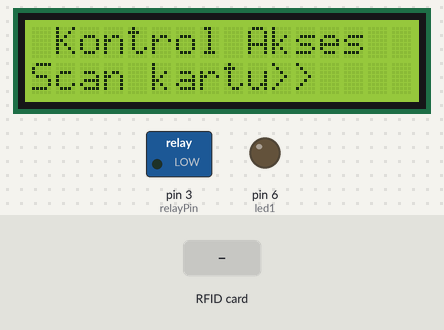
Bench run of a sketch on a simulated Arduino Uno, built with avr-gcc and run on an emulated ATmega328P. Shown: 16×2 character LCD, switched loads named in the sketch (green lamp = pin HIGH), output pins drawn as LEDs (lit = HIGH). The inputs (shaded band) are chosen by the test bench. Pins used as bus, display or sensor lines are not drawn.

Above: at 1.3 s.
1.4 s: RFID card 5E 7A 19 C4 held to the reader
At 2.1 s:
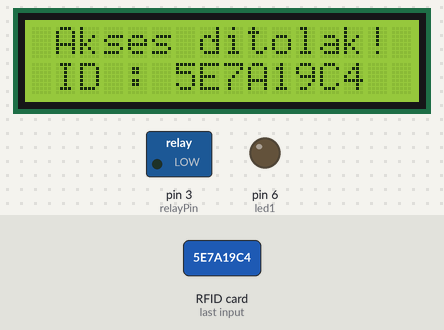
At 4.7 s:
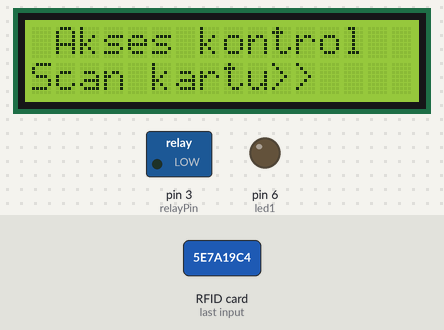
Timing chart, 0 to 6.2 s (numbered marks = the images above; inputs shaded):
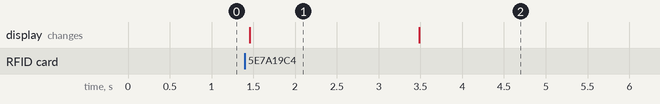

Measured:
- after the input at 1.4 s, the display: changes after 0.06 s (image 1)
- what the display in image 1 shows lasts 2.0 s, from 1.5 s to 3.5 s

The sketch:

sketch_jan8a.ino
```cpp
#include <SPI.h>
#include <MFRC522.h>
#include <LiquidCrystal_I2C.h>

// Inisialisasi LCD
LiquidCrystal_I2C lcd(0x27, 16, 2); // Pastikan alamat I2C sudah sesuai

int led1 = 6;  // LED hijau
int relayPin = 3; // Pin untuk relay

#define RST_PIN 9
#define SS_PIN 10

String MasterTag = "xxxxxxx";  // Ganti dengan Tag ID Anda
String tagID = "";

// Create instances
MFRC522 mfrc522(SS_PIN, RST_PIN);

void setup() {
  lcd.init(); // Inisialisasi LCD
  lcd.backlight(); // Aktifkan backlight LCD
  SPI.begin(); // SPI bus
  mfrc522.PCD_Init(); // Inisialisasi RFID module

  pinMode(led1, OUTPUT);     // Konfigurasi LED hijau sebagai output
  pinMode(relayPin, OUTPUT); // Konfigurasi relay sebagai output

  digitalWrite(relayPin, LOW); // Pastikan relay dalam kondisi mati saat awal

  lcd.clear();
  lcd.setCursor(0, 0);
  lcd.print(" Kontrol Akses ");
  lcd.setCursor(0, 1);
  lcd.print("Scan kartu>>");
}

void loop() {
  Serial.begin(9600);

  // Tunggu hingga kartu tersedia
  if (getID()) {
    lcd.clear();
    lcd.setCursor(0, 0);

    if (tagID == MasterTag) {
      lcd.print(" Akses diterima!");
      digitalWrite(led1, HIGH);       // Aktifkan LED hijau
      digitalWrite(relayPin, HIGH);  // Aktifkan relay (ON)

      // Tunda beberapa detik untuk memberikan waktu akses
      delay(2000); // Relay aktif selama 5 detik

      digitalWrite(relayPin, LOW);   // Matikan relay (OFF)
    } else {
      digitalWrite(led1, LOW); // Nonaktifkan LED hijau
      digitalWrite(relayPin, LOW); // Pastikan relay tetap mati
      lcd.print(" Akses ditolak!");
    }

    // Tampilkan UID pada LCD
    lcd.setCursor(0, 1);
    lcd.print(" ID : ");
    lcd.print(tagID);

    delay(2000); // Tunda 2 detik
    digitalWrite(led1, LOW); // Nonaktifkan LED hijau
    lcd.clear();
    lcd.print(" Akses kontrol ");
    lcd.setCursor(0, 1);
    lcd.print("Scan kartu>>");
  }
}

// Fungsi untuk membaca UID dari kartu RFID
boolean getID() {
  // Cek apakah kartu baru tersedia
  if (!mfrc522.PICC_IsNewCardPresent()) {
    return false;
  }
  if (!mfrc522.PICC_ReadCardSerial()) {
    return false;
  }

  // Membaca UID kartu
  tagID = "";
  for (uint8_t i = 0; i < mfrc522.uid.size; i++) { // mfrc522.uid.size adalah ukuran UID
    tagID.concat(String(mfrc522.uid.uidByte[i], HEX)); // Tambahkan byte UID ke string
  }
  tagID.toUpperCase(); // Ubah ke huruf besar
  mfrc522.PICC_HaltA(); // Hentikan pembacaan kartu
  return true;
}
```
